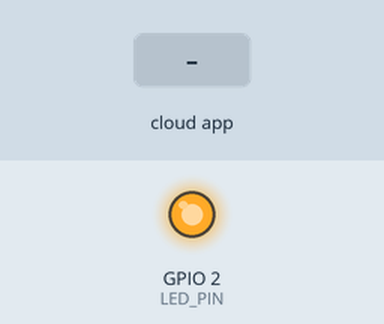
Simulated run of this sketch. Board: ESP32. On the bench: output pins drawn as LEDs (lit = HIGH). The test bench sets the inputs (shaded band). A WiFi scan finds three made-up networks; what the sketch prints to the serial monitor is not drawn.

Above: at 0.1 s.
At 4.7 s:
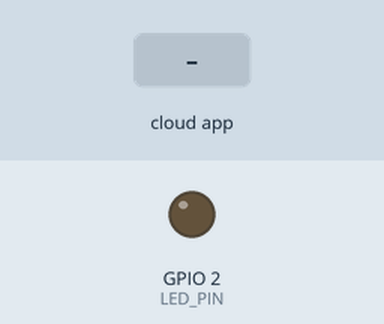
4.8 s: the phone or cloud app sets nutnhan1 to TEMP
6.3 s: the phone or cloud app sets nutnhan2 to TEMP
7.9 s: the phone or cloud app sets nutnhan1 to HUMI
9.4 s: the phone or cloud app sets nutnhan2 to LED
10.9 s: the phone or cloud app sets nutnhan1 to DOOR
12.4 s: the phone or cloud app sets nutnhan2 to WARN
Timing chart, 0 to 15.4 s (numbered marks = the images above; inputs shaded):
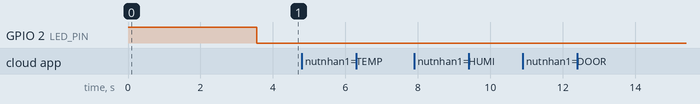

The sketch:

Gateway.ino
```cpp
/* Embedded SmartHome - Gateway
 *
 */
#include <esp_now.h>
#include <WiFi.h>
#include <WiFiManager.h>
#include "AdafruitIO_WiFi.h"

uint8_t gatewayAddress[] = { 0xA8, 0x42, 0xE3, 0x47, 0x72, 0x3C };  // Node Controller MAC Address

esp_now_peer_info_t peerInfo;

#define LED_PIN 2

char IO_USERNAME[64] = "sonnguyen19";
char IO_KEY[64] = "aio_Wugb20f6BkjfQVN9rUpORDYubSEi";

#define WIFI_SSID "Relax & Drink"
#define WIFI_PASS "14022001"

AdafruitIO_WiFi io(IO_USERNAME, IO_KEY, WIFI_SSID, WIFI_PASS);
AdafruitIO_Feed *cambien1 = io.feed("cambien1");
AdafruitIO_Feed *cambien2 = io.feed("cambien2");
AdafruitIO_Feed *nutnhan1 = io.feed("nutnhan1");
AdafruitIO_Feed *nutnhan2 = io.feed("nutnhan2");
AdafruitIO_Feed *res = io.feed("res");
AdafruitIO_Feed *canhbao = io.feed("canhbao");

WiFiManager wifiManager;


void OnDataSent(const uint8_t *mac_addr, esp_now_send_status_t status) {
  Serial.println(status == ESP_NOW_SEND_SUCCESS ? " -> Success" : " -> Fail");
  if (status != ESP_NOW_SEND_SUCCESS) {
    digitalWrite(LED_PIN, HIGH);
  }
  else digitalWrite(LED_PIN, LOW);
}

void OnDataRecv(const uint8_t *mac, const uint8_t *incomingData, int len) {
  String data;
  String strs[20];
  int StringCount = 0;
  memcpy(&data, incomingData, sizeof(data));
  Serial.print("Data received: ");
  Serial.println(data);
  if (!data.startsWith("!") && !data.endsWith("#"))
    return;

  data.replace("!", "");
  data.replace("#", "");

  // Split the string into substrings
  while (data.length() > 0) {
    int index = data.indexOf(':');
    if (index == -1)  // No space found
    {
      strs[StringCount++] = data;
      break;
    } else {
      strs[StringCount++] = data.substring(0, index);
      data = data.substring(index + 1);
    }
  }

  // Show the resulting substrings
  // for (int i = 0; i < StringCount; i++) {
  //   Serial.print(i);
  //   Serial.print(": \"");
  //   Serial.print(strs[i]);
  //   Serial.println("\"");
  // }

  if (strs[1] == "TEMP") {
    cambien1->save(strs[2]);
  } else if (strs[1] == "HUMI") {
    cambien2->save(strs[2]);
  } else if (strs[1] == "LED") {
    nutnhan1->save(strs[2]);
  } else if (strs[1] == "DOOR") {
    nutnhan2->save(strs[2]);
  } else if (strs[1] == "WARN") {
    canhbao->save(strs[2]);
  } else if (strs[1] == "RES") {
    res->save(strs[2]);
  }
}

void esp_now_init_func() {
  // Init ESP-NOW
  if (esp_now_init() != ESP_OK) {
    Serial.println("Error initializing ESP-NOW");
    return;
  }
  // Register for Send CallBack
  esp_now_register_send_cb(OnDataSent);

  // Register peer
  memcpy(peerInfo.peer_addr, gatewayAddress, 6);
  peerInfo.channel = 0;
  peerInfo.encrypt = false;

  // Add peer
  if (esp_now_add_peer(&peerInfo) != ESP_OK) {
    Serial.println("Failed to add peer");
    return;
  }
  // Register for Recv CallBack
  esp_now_register_recv_cb(OnDataRecv);
  Serial.println("Finish init ESP NOW");
}

void send_now_data(String type, int data) {
  String ingoing_data = "!1:" + type + ":" + String(data) + "#";
  // Send message via ESP-NOW
  esp_err_t result = esp_now_send(gatewayAddress, (uint8_t *)&ingoing_data, sizeof(ingoing_data));

  if (result == ESP_OK) {
    Serial.print("Data send: ");
    Serial.print(ingoing_data);
  } else {
    Serial.println("Error sending the data");
  }
}


void handleMessage1(AdafruitIO_Data *data) {

  Serial.print("nutnhan1 <- ");
  Serial.println(data->toString());
  send_now_data("LED", data->toInt());

}

void handleMessage2(AdafruitIO_Data *data) {

  Serial.print("nutnhan2 <- ");
  Serial.println(data->toString());
  send_now_data("DOOR", data->toInt());

}

int32_t getWiFiChannel(const char *ssid) {
  if (int32_t n = WiFi.scanNetworks()) {
      for (uint8_t i=0; i<n; i++) {
          if (!strcmp(ssid, WiFi.SSID(i).c_str())) {
              return WiFi.channel(i);
          }
      }
  }
  return 0;
}

void setup()

{
  Serial.begin(9600);  // Initialize serial port for debugging.
  pinMode(LED_PIN, OUTPUT);
  digitalWrite(LED_PIN, HIGH);
  WiFi.mode(WIFI_MODE_APSTA);

  int32_t channel = getWiFiChannel(WIFI_SSID);
  Serial.print("Wifi channel: ");
  Serial.println(channel);
  esp_wifi_set_channel(0, WIFI_SECOND_CHAN_NONE);

  Serial.printf("Connecting to Adafruit IO with User: %s / Key: %s.\n", IO_USERNAME, IO_KEY);
  io.connect();

  nutnhan1->onMessage(handleMessage1);
  nutnhan1->get();

  nutnhan2->onMessage(handleMessage2);
  nutnhan2->get();
  // wait for a connection

  while ((io.status() < AIO_CONNECTED)) {
    Serial.print(".");
    delay(500);
  }
  Serial.println("Connected to Adafruit IO.");

  esp_now_init_func();
  digitalWrite(LED_PIN, LOW);

}

int checkNode_counter = 0;

void checkNode(){
  if (checkNode_counter < 100) checkNode_counter+=1;
  else {
    checkNode_counter = 0;
    send_now_data("NODE", 1);
  }
}

void loop() {
  io.run();
  checkNode();
  delay(10);
}
```

Measured:
- after the input at 4.8 s, every drawn part: stays the same
- after the input at 6.3 s, every drawn part: stays the same
- after the input at 7.9 s, every drawn part: stays the same
- after the input at 9.4 s, every drawn part: stays the same
- after the input at 10.9 s, every drawn part: stays the same
- after the input at 12.4 s, every drawn part: stays the same
